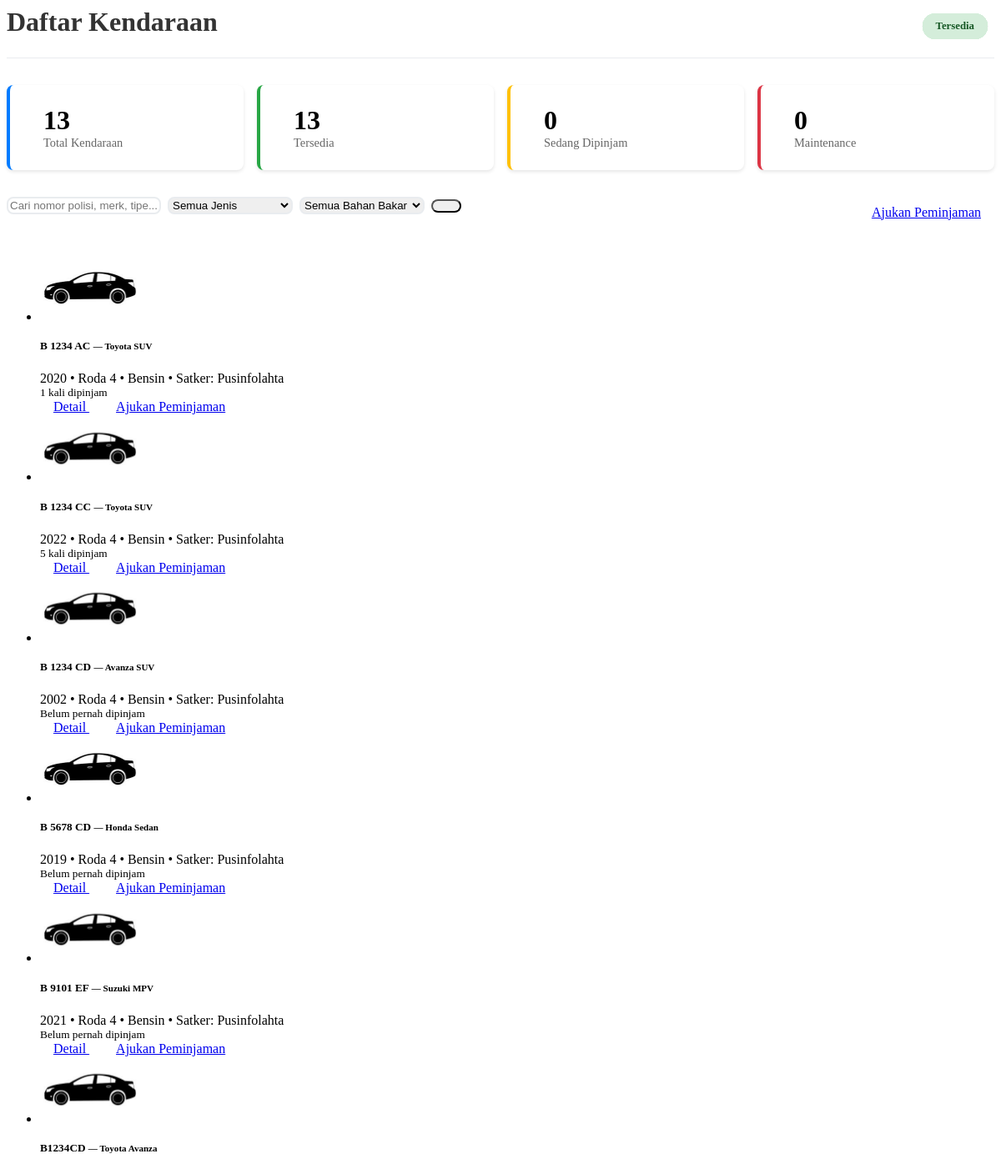
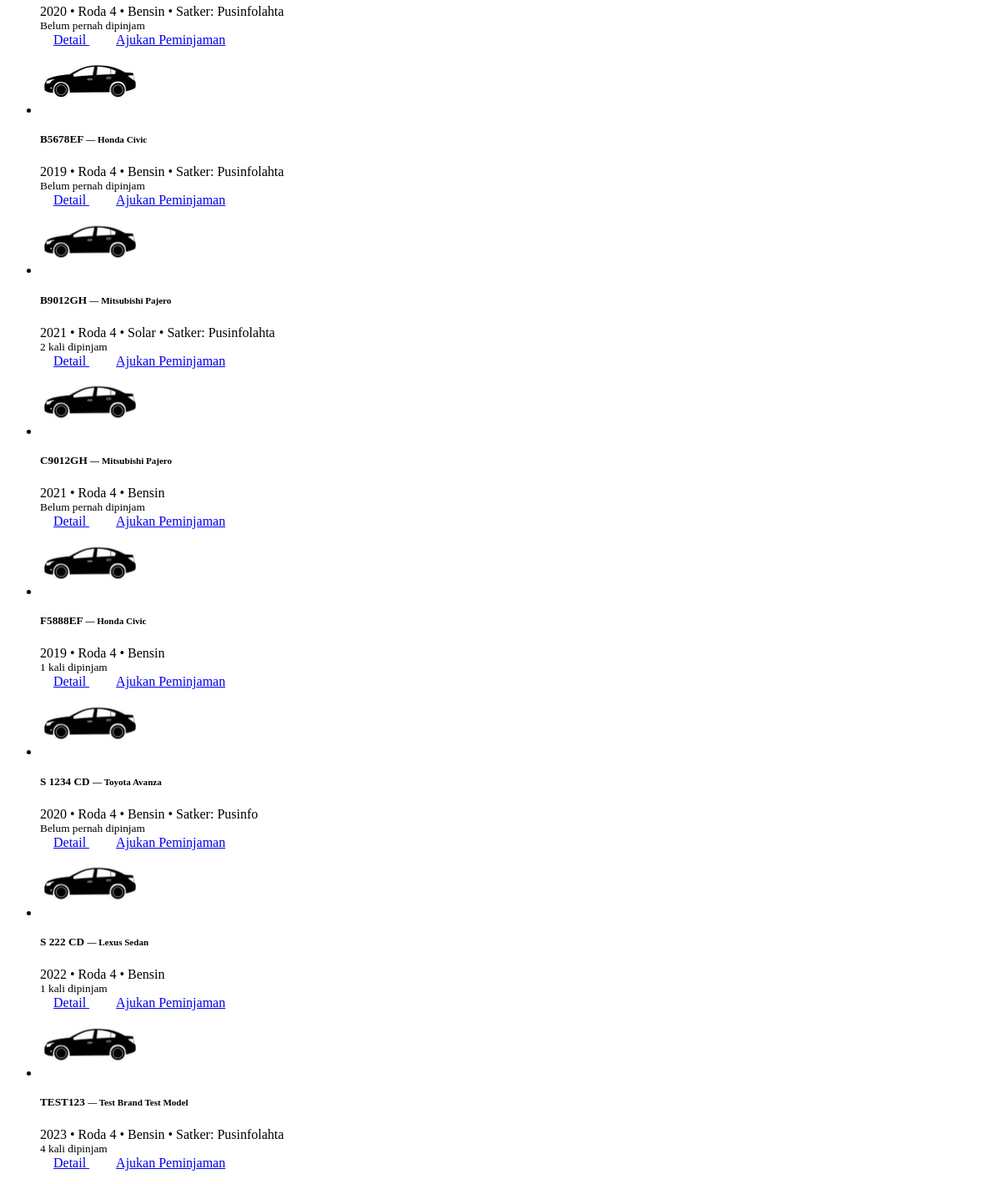
Page /pages/list_kendaraan.back.php (signed in) on the committed database (2 pictures, top to bottom).
### tables this page shows
CREATE TABLE `kendaraan` (
  `id` int(11) NOT NULL,
  `no_polisi` varchar(20) NOT NULL,
  `no_rangka` varchar(50) NOT NULL,
  `no_mesin` varchar(50) NOT NULL,
  `merk` varchar(50) NOT NULL,
  `tipe` varchar(50) DEFAULT NULL,
  `tahun_pembuatan` year(4) DEFAULT NULL,
  `warna` varchar(30) DEFAULT NULL,
  `jenis` enum('Roda 2','Roda 4','Truk','Bus','Lainnya') DEFAULT 'Roda 4',
  `bahan_bakar` enum('Bensin','Solar','Listrik','Hybrid') DEFAULT 'Bensin',
  `no_reg` varchar(30) DEFAULT NULL,
  `no_stnk` varchar(30) DEFAULT NULL,
  `no_bpkb` varchar(30) DEFAULT NULL,
  `tanggal_berlaku_stnk` date DEFAULT NULL,
  `pemilik_stnk` varchar(100) DEFAULT NULL,
  `status_kepemilikan` enum('Satker','Pinjam Pakai') DEFAULT 'Satker',
  `satker` varchar(50) NOT NULL,
  `kode_barang` varchar(50) DEFAULT NULL,
  `kondisi` enum('Baik','Rusak Ringan','Rusak Berat') DEFAULT 'Baik',
  `status_kendaraan` enum('Operasional','Perbaikan','Rusak','Tidak Aktif') DEFAULT 'Operasional',
  `status_peminjaman` enum('Tersedia','Dipinjam','Maintenance','Rusak') DEFAULT 'Tersedia',
  `tanggal_servis_terakhir` date DEFAULT NULL,
  `last_service_km` int(11) DEFAULT NULL,
  `odometer` int(11) DEFAULT 0,
  `foto` varchar(255) DEFAULT NULL,
  `catatan` text DEFAULT NULL,
  `created_at` timestamp NOT NULL DEFAULT current_timestamp(),
  `updated_at` timestamp NOT NULL DEFAULT current_timestamp() ON UPDATE current_timestamp()
);

### pages/list_kendaraan.back.php (the view, shortened to what this page needs)
<?php
require_once 'includes/auth.php';
$keyword = trim($_GET['q'] ?? '');
$limit = 20;
$page = max(1, (int)($_GET['p'] ?? 1));
$offset = ($page - 1) * $limit;
$where_conditions = ["k.status_kendaraan = 'Operasional'"];
$params = [];
$param_types = '';
$where_sql = 'WHERE ' . implode(' AND ', $where_conditions);
$cols_info = $mysqli->query("SHOW COLUMNS FROM kendaraan")->fetch_all(MYSQLI_ASSOC);
$cols_names = array_column($cols_info, 'Field');
$availability_col = null;
if (in_array('status', $cols_names)) {
    $availability_col = 'status';
} elseif (in_array('status_peminjaman', $cols_names)) {
    $availability_col = 'status_peminjaman';
} elseif (in_array('status_kendaraan', $cols_names)) {
    $availability_col = 'status_kendaraan';
}
if ($availability_col) {
    $sql = "
    SELECT k.*,
           CASE WHEN k.$availability_col = 'Tersedia' THEN 1 ELSE 0 END as available,
           COUNT(p.id) as total_peminjaman,
           AVG(CASE WHEN p.status = 'Completed' AND p.km_akhir IS NOT NULL AND p.km_awal IS NOT NULL THEN (p.km_akhir - p.km_awal) ELSE NULL END) as avg_km
    FROM kendaraan k
    LEFT JOIN peminjaman_kendaraan p ON k.id = p.kendaraan_id
    $where_sql
    GROUP BY k.id
    ORDER BY available DESC, k.no_polisi
    LIMIT ? OFFSET ?
    ";
}
$stmt = $mysqli->prepare($sql);
if ($params) {
    $param_types .= 'ii';
    $params[] = $limit;
    $params[] = $offset;
    $stmt->bind_param($param_types, ...$params);
} else {
    $stmt->bind_param('ii', $limit, $offset);
}
$stmt->execute();
$vehicles = $stmt->get_result()->fetch_all(MYSQLI_ASSOC);
function getVehicleImage($jenis, $foto = null) {
    $default_images = [
        'Roda 2' => 'roda 2.png',
        'Roda 4' => 'sedan.png',
        'Truk' => 'truck.png',
        'Bus' => 'suv.png',
        'Lainnya' => 'default.jpg'
    ];
    $default_image = $default_images[$jenis] ?? 'default.jpg';
    return "assets/images/$default_image";
}
function getAvailabilityStatus($vehicle) {
    return ['status' => 'Tersedia', 'class' => 'status-success', 'can_request' => true];
}
?>
<div class="page-header">
    <h1><i class="fas fa-car"></i> Daftar Kendaraan</h1>
</div>
<?php
$stats = $mysqli->query("
SELECT
COUNT(*) as total,
SUM(CASE WHEN status_peminjaman = 'Tersedia' THEN 1 ELSE 0 END) as tersedia,
SUM(CASE WHEN status_peminjaman = 'Dipinjam' THEN 1 ELSE 0 END) as dipinjam,
SUM(CASE WHEN status_peminjaman = 'Maintenance' THEN 1 ELSE 0 END) as maintenance
FROM kendaraan
WHERE status_kendaraan = 'Operasional'
")->fetch_assoc();
?>
<div class="stats-cards">
    <div class="stat-card total">
        <div class="stat-info">
            <h3><?= $stats['total'] ?></h3>
            <p>Total Kendaraan</p>
        </div>
    </div>
    <div class="stat-card available">
        <div class="stat-info">
            <h3><?= $stats['tersedia'] ?></h3>
            <p>Tersedia</p>
        </div>
    </div>
    <div class="stat-card borrowed">
        <div class="stat-info">
            <h3><?= $stats['dipinjam'] ?></h3>
            <p>Sedang Dipinjam</p>
        </div>
    </div>
    <div class="stat-card maintenance">
        <div class="stat-info">
            <h3><?= $stats['maintenance'] ?></h3>
            <p>Maintenance</p>
        </div>
    </div>
</div>
<div class="actions-bar">
    <div class="search-box">
        <form method="get" class="search-form">
            <div class="filter-group">
                <input type="text" name="q" placeholder="Cari nomor polisi, merk, tipe..."
                       value="<?= htmlspecialchars($keyword) ?>" class="form-control">
                <select name="jenis" class="form-control">
                    <option value="">Semua Jenis</option>
                </select>
                <select name="bahan_bakar" class="form-control">
                    <option value="">Semua Bahan Bakar</option>
                </select>
                <button type="submit" class="btn btn-primary">
                </button>
            </div>
        </form>
    </div>
    <div class="action-buttons">
        <a href="index.php?page=form_peminjaman" class="btn btn-primary btn-md"><i class="fas fa-plus icon-input"></i> Ajukan Peminjaman
        </a>
    </div>
</div>
<div class="vehicle-list">
    <?php if (count($vehicles) > 0): ?>
        <ul class="list-group">
                                <?php foreach ($vehicles as $vehicle): ?>
                <?php $availability = getAvailabilityStatus($vehicle); ?>
                <li class="list-group-item d-flex align-items-start gap-3 <?= !$availability['can_request'] ? 'unavailable' : '' ?>">
                    <div style="width:120px; flex:0 0 120px;">
                        <img src="<?= getVehicleImage($vehicle['jenis'], $vehicle['foto']) ?>"
                             alt="<?= htmlspecialchars($vehicle['merk']) ?> <?= htmlspecialchars($vehicle['tipe']) ?>"
                             style="width:100%; height:80px; object-fit:cover; border-radius:6px;">
                    </div>
                    <div style="flex:1;">
                        <div class="d-flex justify-content-between align-items-start">
                            <div>
                                <h5 class="mb-1"><?= htmlspecialchars($vehicle['no_polisi']) ?> <small class="text-muted">— <?= htmlspecialchars($vehicle['merk']) ?> <?= htmlspecialchars($vehicle['tipe']) ?></small></h5>
                                <div class="text-muted small">
                                    <?= htmlspecialchars($vehicle['tahun_pembuatan']) ?> • <?= htmlspecialchars($vehicle['jenis']) ?> • <?= htmlspecialchars($vehicle['bahan_bakar']) ?>
                                    <?php if (!empty($vehicle['satker'])): ?>
                                        • Satker: <?= htmlspecialchars($vehicle['satker']) ?>
                                    <?php endif; ?>
                                </div>
                            </div>
                            <div class="text-end">
                                <div class="vehicle-status <?= $availability['class'] ?> p-1 rounded-2"><?= $availability['status'] ?></div>
                            </div>
                        </div>
                        <div class="mt-2 d-flex justify-content-between align-items-center">
                            <div>
                                <?php if ($vehicle['total_peminjaman'] > 0): ?>
                                    <small class="text-muted"><i class="fas fa-history"></i> <?= $vehicle['total_peminjaman'] ?> kali dipinjam
                                    </small>
                                <?php else: ?>
                                    <small class="text-muted">Belum pernah dipinjam</small>
                                <?php endif; ?>
                            </div>
                            <div class="btn-group">
                                    <a href="index.php?page=kendaraan_detail_publik&id=<?= $vehicle['id'] ?>" class="btn btn-primary btn-sm">
                                        <i class="fas fa-eye"></i> Detail
                                    </a>
                                    <?php if ($availability['can_request']): ?>
                                        <a href="index.php?page=form_peminjaman&kendaraan_id=<?= $vehicle['id'] ?>" class="btn btn-success btn-sm">
                                            <i class="fas fa-plus"></i> Ajukan Peminjaman
                                        </a>
                                    <?php else: ?>
                                        <button class="btn btn-secondary btn-sm" disabled><i class="fas fa-ban"></i> Tidak Tersedia</button>
                                    <?php endif; ?>
                            </div>
                        </div>
                    </div>
                </li>
            <?php endforeach; ?>
        </ul>
    <?php endif; ?>
</div>

### pages/list_kendaraan.back.php (style rules this page uses)
.filter-group .btn, .action-buttons .btn { display: inline-flex; align-items: center; gap: 0.5rem; }
.page-header { margin-bottom: 2rem; padding-bottom: 1rem; border-bottom: 1px solid #e9ecef; }
.page-header h1 { color: #333; margin-bottom: 0.5rem; }
.actions-bar { display: flex; justify-content: space-between; align-items: center; margin-bottom: 2rem; gap: 1rem; }
.search-box { flex: 1; }
.filter-group { display: flex; gap: 0.5rem; align-items: center; }
.filter-group .form-control { min-width: 150px; }
.stats-cards { display: grid; grid-template-columns: repeat(auto-fit, minmax(200px, 1fr)); gap: 1rem; margin-bottom: 2rem; }
.stat-card { background: white; border-radius: 8px; padding: 1.5rem; box-shadow: 0 2px 4px rgba(0,0,0,0.1); display: flex; align-items: center; gap: 1rem; }
.stat-card.total { border-left: 4px solid #007bff; }
.stat-card.available { border-left: 4px solid #28a745; }
.stat-card.borrowed { border-left: 4px solid #ffc107; }
.stat-card.maintenance { border-left: 4px solid #dc3545; }
.stat-info h3 { margin: 0; font-size: 2rem; font-weight: bold; }
.stat-info p { margin: 0; color: #666; font-size: 0.9rem; }
.vehicle-status { position: absolute; top: 1rem; right: 1rem; padding: 0.5rem 1rem; border-radius: 20px; font-size: 0.8rem; font-weight: 600; }
.status-success { background-color: #d4edda; color: #155724; }
.btn { border-radius: 8px; font-weight: 500; padding: 0.375rem 1rem; }
.form-control { border-radius: 8px; border: 2px solid #e9ecef; transition: all 0.2s ease; }

### rows in the picture
kendaraan: no_polisi "B 1234 AC", merk "Toyota", tipe "SUV", tahun_pembuatan "2020", jenis "Roda 4", bahan_bakar "Bensin", satker "Pusinfolahta", total_peminjaman "1"
kendaraan: jenis+foto (picture), no_polisi "B 1234 CC", merk "Toyota", tipe "SUV", tahun_pembuatan "2022", jenis "Roda 4", bahan_bakar "Bensin", satker "Pusinfolahta", total_peminjaman "5"
kendaraan: no_polisi "B 1234 CD", merk "Avanza", tipe "SUV", tahun_pembuatan "2002", jenis "Roda 4", bahan_bakar "Bensin", satker "Pusinfolahta", shows "Belum pernah dipinjam"
kendaraan: jenis+foto (picture), no_polisi "B 5678 CD", merk "Honda", tipe "Sedan", tahun_pembuatan "2019", jenis "Roda 4", bahan_bakar "Bensin", satker "Pusinfolahta", shows "Belum pernah dipinjam"
kendaraan: no_polisi "B 9101 EF", merk "Suzuki", tipe "MPV", tahun_pembuatan "2021", jenis "Roda 4", bahan_bakar "Bensin", satker "Pusinfolahta", shows "Belum pernah dipinjam"
kendaraan: no_polisi "B1234CD", merk "Toyota", tipe "Avanza", tahun_pembuatan "2020", jenis "Roda 4", bahan_bakar "Bensin", satker "Pusinfolahta", shows "Belum pernah dipinjam"
kendaraan: no_polisi "B5678EF", merk "Honda", tipe "Civic", tahun_pembuatan "2019", jenis "Roda 4", bahan_bakar "Bensin", satker "Pusinfolahta", shows "Belum pernah dipinjam"
kendaraan: no_polisi "B9012GH", merk "Mitsubishi", tipe "Pajero", tahun_pembuatan "2021", jenis "Roda 4", bahan_bakar "Solar", satker "Pusinfolahta", total_peminjaman "2"
kendaraan: no_polisi "C9012GH", merk "Mitsubishi", tipe "Pajero", tahun_pembuatan "2021", jenis "Roda 4", bahan_bakar "Bensin", shows "Belum pernah dipinjam"
kendaraan: no_polisi "F5888EF", merk "Honda", tipe "Civic", tahun_pembuatan "2019", jenis "Roda 4", bahan_bakar "Bensin", total_peminjaman "1"
kendaraan: no_polisi "S 1234 CD", merk "Toyota", tipe "Avanza", tahun_pembuatan "2020", jenis "Roda 4", bahan_bakar "Bensin", satker "Pusinfo", shows "Belum pernah dipinjam"
kendaraan: no_polisi "S 222 CD", merk "Lexus", tipe "Sedan", tahun_pembuatan "2022", jenis "Roda 4", bahan_bakar "Bensin", total_peminjaman "1"
kendaraan: jenis+foto (picture), no_polisi "TEST123", merk "Test Brand", tipe "Test Model", tahun_pembuatan "2023", jenis "Roda 4", bahan_bakar "Bensin", satker "Pusinfolahta", status "Tersedia", total_peminjaman "4"

### other values in the picture
$stats['total'] "13"
$stats['tersedia'] "13"
$stats['dipinjam'] "0"
$stats['maintenance'] "0"
